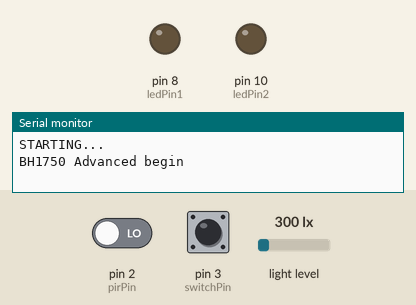
Recording of a sketch running on a simulated Arduino Uno, built with avr-gcc and run on an emulated ATmega328P. Parts: output pins drawn as LEDs (lit = HIGH), the last lines printed to the serial monitor. The inputs (shaded band) are chosen by the test bench; at power-on: pin 2 (pirPin) LOW, pin 3 (switchPin) HIGH, light level 300 lx.

Above: at 1.2 s.
1.3 s: pin 2 (pirPin) driven HIGH
At 1.9 s:
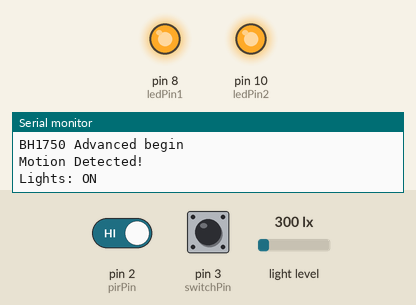
2.8 s: pin 3 (switchPin) pulled LOW for 0.15 s
At 3.7 s:
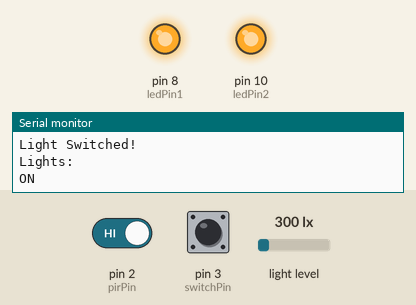
4.4 s: pin 3 (switchPin) pulled LOW for 3.2 s
At 5.4 s:
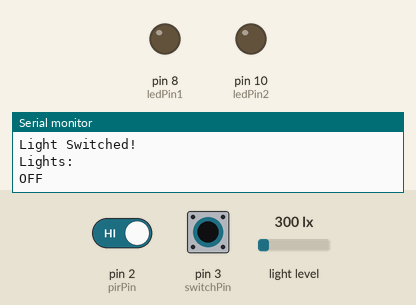
Timing chart, 0 to 9.1 s (numbered marks = the images above; inputs shaded):
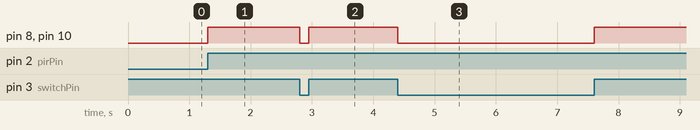

Measured:
- after the input at 1.3 s, pin 8 (ledPin1), pin 10 (ledPin2): LOW → HIGH at once
- after the input at 2.8 s, pin 8 (ledPin1), pin 10 (ledPin2): HIGH → LOW at once, → HIGH 0.15 s later
- after the input at 4.4 s, pin 8 (ledPin1), pin 10 (ledPin2): HIGH → LOW at once, → HIGH 3.2 s later

The sketch:

PirMotion.ino
```cpp
//light sensor
#include <BH1750.h>
#include <Wire.h>

BH1750 lightMeter(0x23);

const int pirPin = 2;
const int ledPin1 = 8;
const int ledPin2 = 10;

const int switchPin = 3;

bool isDark = false;

volatile int switchState = LOW;

volatile int pirMotion = LOW;

float light = 0;
float luxForDark = 300;

void setup() {
  pinMode(pirPin, INPUT);
  pinMode(ledPin1, OUTPUT);
  pinMode(ledPin2, OUTPUT);
  pinMode(switchPin, INPUT_PULLUP);
  Serial.begin(9600);
  Serial.println("STARTING...");
  startLight();

  attachInterrupt(digitalPinToInterrupt(switchPin), toggleSwitch, CHANGE);
  attachInterrupt(digitalPinToInterrupt(pirPin), motionDetected, CHANGE);
}

void loop() {
  isDark = isDarkFunc();
}

void motionDetected() {
  if (isDark && switchState == LOW) {
    pirMotion = !pirMotion;
    Serial.println("Motion Detected!");
    digitalWrite(ledPin1, pirMotion);
    digitalWrite(ledPin2, pirMotion);
    Serial.print("Lights: ");
    if (pirMotion == HIGH) {
      Serial.println("ON");
    }
    else {
      Serial.println("OFF");
    }
  }
  else {
    Serial.println("Not Dark Enough Yet or The Switch is ON");
  }
}

void toggleSwitch() {
  switchState = digitalRead(switchPin);

  Serial.println("Light Switched!");
  digitalWrite(ledPin1, switchState);
  digitalWrite(ledPin2, switchState);
  Serial.println("Lights: ");
  if (switchState == LOW) {
    Serial.println("OFF");
  }
  else {
    Serial.println("ON");
  }

}

void startLight() {

  Wire.begin();
  // begin returns a boolean that can be used to detect setup problems.
  if (lightMeter.begin(BH1750::CONTINUOUS_HIGH_RES_MODE)) {
    Serial.println(F("BH1750 Advanced begin"));
  } else {
    Serial.println(F("Error initialising BH1750"));
  }
}

void getLightLevel() {
  if (lightMeter.measurementReady()) {
    light = lightMeter.readLightLevel();
  }
}

bool isDarkFunc() {
  getLightLevel();
  if (light <= luxForDark) {
    //Serial.println(light);
    return true;
  }
  return false;
}
```
